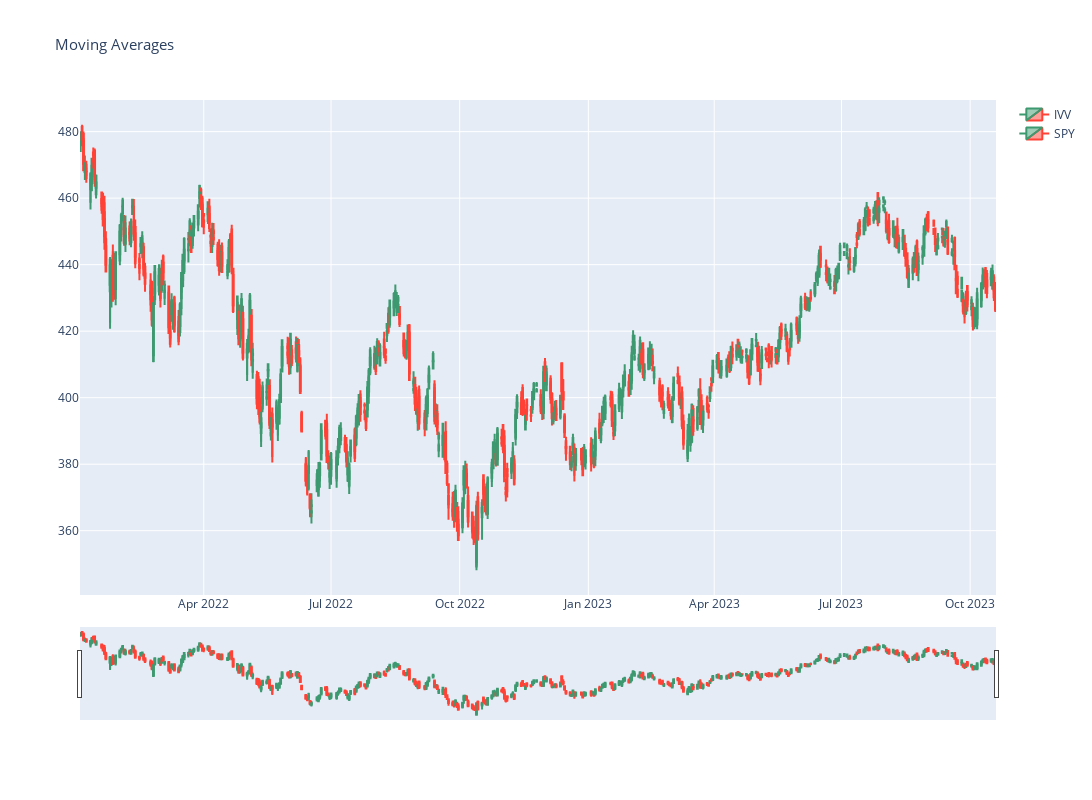

The notebook cell saved with this chart:
### Code cell
fig = go.Figure(data=data, layout=layout)
fig.update_layout(width=1200, height=800)
fig.show()

### Figure 1 — Plotly figure (JSON) as saved in the notebook; plotly's stock layout.template omitted (floating-point values rounded to 4 significant figures; data arrays with more than 128 entries replaced by an {"elided": "..."} marker saying what was removed)
{"data": [{"close": {"elided": "452 float values"}, "high": {"elided": "452 float values"}, "low": {"elided": "452 float values"}, "name": "IVV", "open": {"elided": "452 float values"}, "showlegend": true, "type": "candlestick", "x": {"elided": "452 str values"}}, {"close": {"elided": "452 float values"}, "high": {"elided": "452 float values"}, "low": {"elided": "452 float values"}, "name": "SPY", "open": {"elided": "452 float values"}, "showlegend": true, "type": "candlestick", "x": {"elided": "452 str values"}}], "layout": {"height": 800, "title": {"font": {"size": 15}, "text": "Moving Averages"}, "width": 1200, "xaxis": {"autorange": true, "range": ["2022-01-02 12:00", "2023-10-19 12:00"], "rangeslider": {"autorange": true, "range": ["2022-01-02 12:00", "2023-10-19 12:00"], "yaxis": {"_template": null, "rangemode": "match"}}, "type": "date"}, "yaxis": {"autorange": true, "range": [340.7, 489.5]}}}
